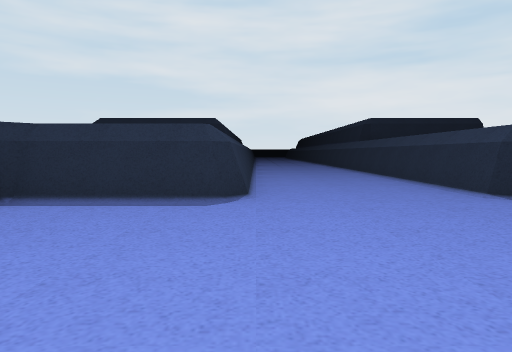
view 1 (above)

20 first-person views from a walk through a 3-D level made in the Unity game engine. The camera is 1.2 m above the floor, tilts 4° down and sees 75° across. The floor is counted in squares, 2 m on a side. Each view is taken from the middle of a square. On the plan, view 1 faces up. The plan holds only what a view shows up to about 10 squares ahead; the rest is blank. The place goes on beyond the plan. Some animated figures are left out.

view 2
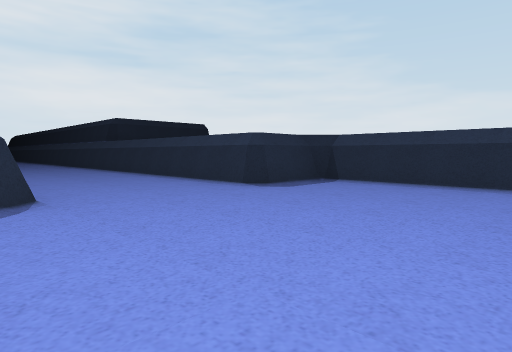

view 3
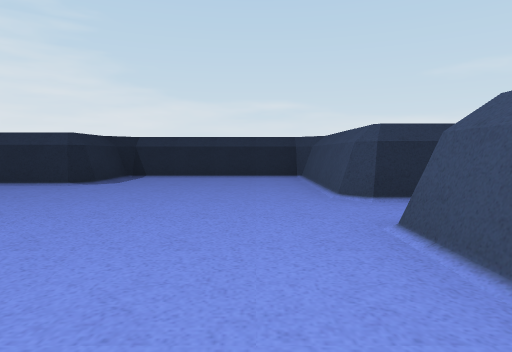

view 4
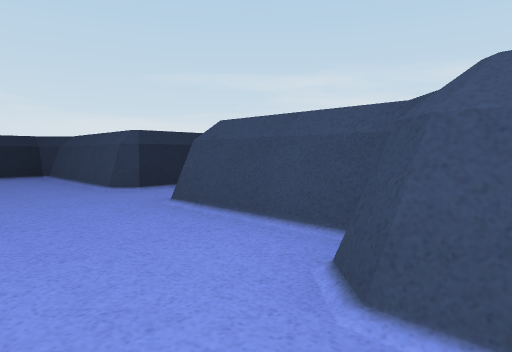

view 5
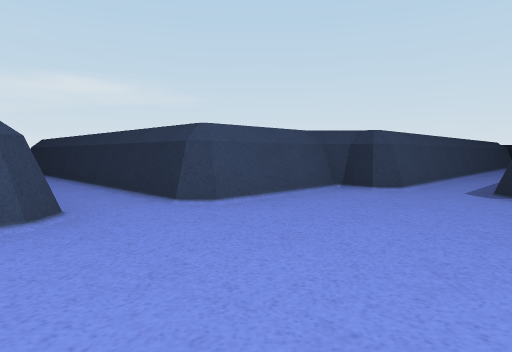

view 6
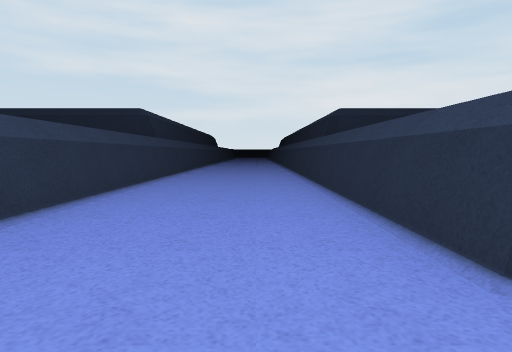

view 7
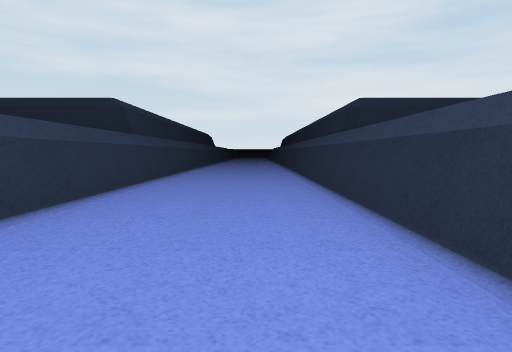

view 8
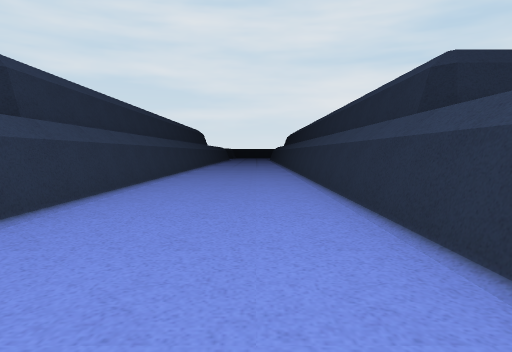

view 9
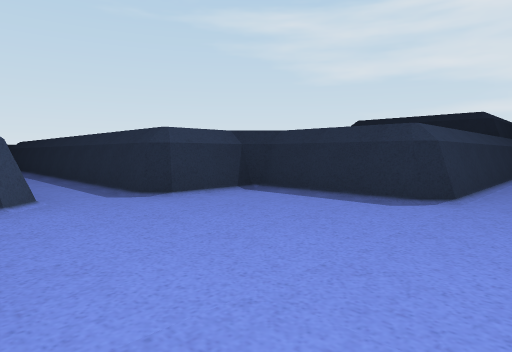

view 10
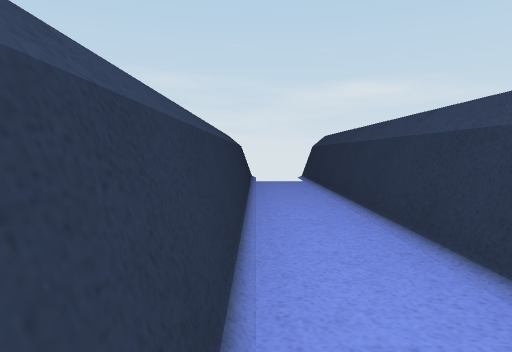

view 11
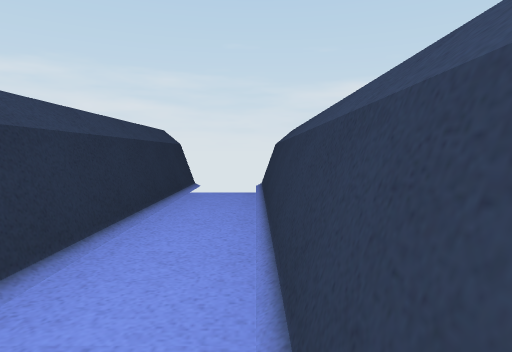

view 12
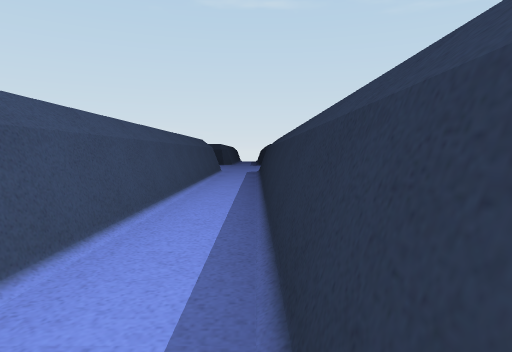

view 13
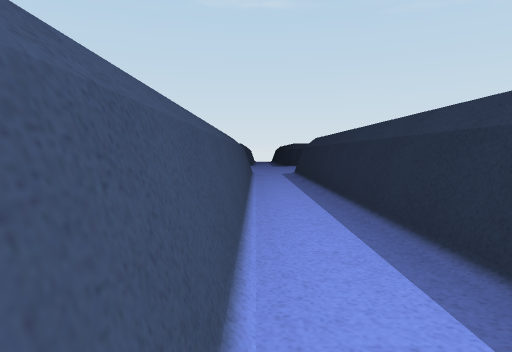

view 14
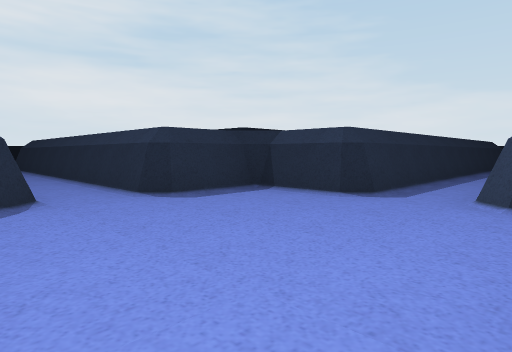

view 15
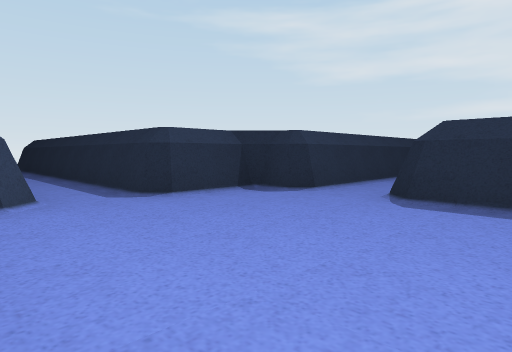

view 16
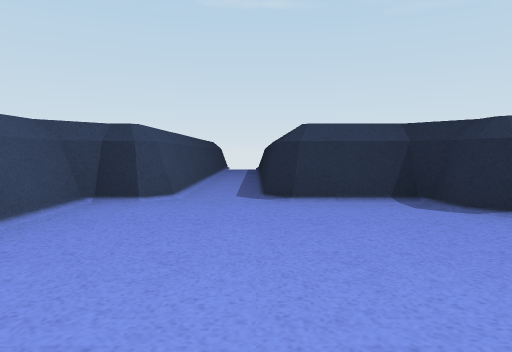

view 17
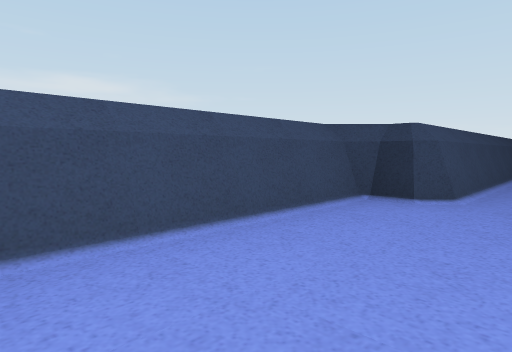

view 18
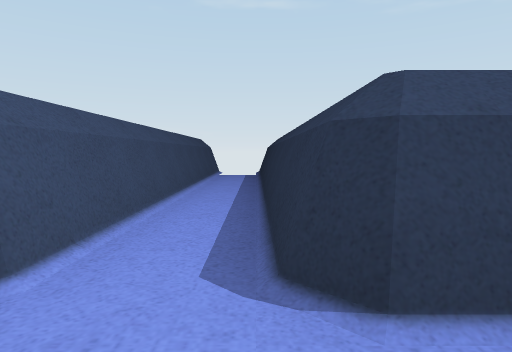

view 19
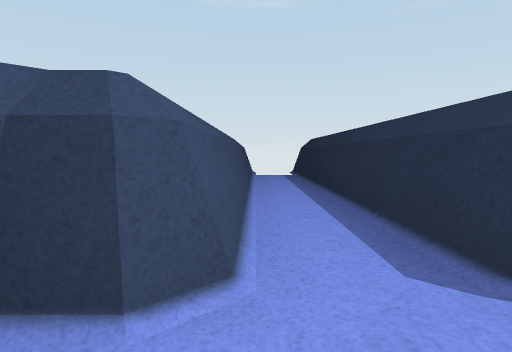

view 20
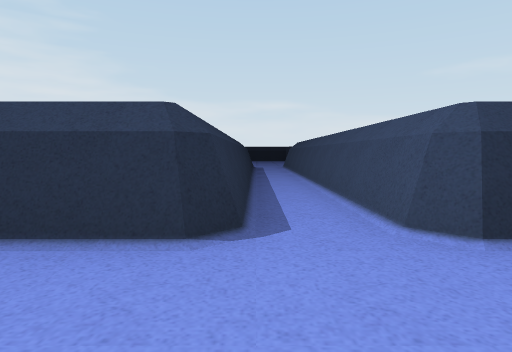

### Floor plan
Key: @ floor where view 1 was taken; # wall or solid block; . floor; / step, stairs or slope; ^ raised ledge.
Columns run from 28 left of view 1 to 6 right of it. Each row starts with its distance up from view 1.
 16                             /../
 15                             /../
 14                             /../
 13                            ^/../^
 12                            ^/../^
 11            /^              ^/../^
 10          ^ /^              ^/../^
  9          ^//^              ^/../^
  8          ^//^              ^/../^
  7          ^//^              ^/../^
  6          ^//^              ^/../^
  5          ^//^^           ^^^/../^^
  4         ^.....^         ^.//......^
  3 #^^^^^^^^/.../^^^^^^^^^^^......../^
  2  .///////.....///////////......../^
  1 ##///////.....///////////......../^
  0  ^^^^^^^^.....^^^^^^^^^^^#//@.///.^
 -1          ^^^^^           ^^^//^^^^
 -2                            ^//^
 -3                            ^//^
 -4                            ^//^
 -5                            ^//^
 -6                            ^//^
 -7                            ^//^
 -8                            ^#.^
 -9                            ^# #

Positions as (right, up) in squares from view 1, and headings:
1: (0, 0), facing up
2: (-1, 0), facing up-right
3: (-3, 1), facing right
4: (-4, 2), facing down-right
5: (2, 3), facing down-left
6: (2, 3), facing up
7: (2, 5), facing up
8: (2, 9), facing up
9: (1, 0), facing up-left
10: (1, -1), facing down
11: (0, -3), facing down
12: (-4, 2), facing left
13: (-5, 1), facing left
14: (-19, 0), facing up-right
15: (-15, 0), facing up-left
16: (-15, 2), facing left
17: (-15, 2), facing down-left
18: (-18, 2), facing left
19: (-18, 1), facing left
20: (-17, 2), facing right
